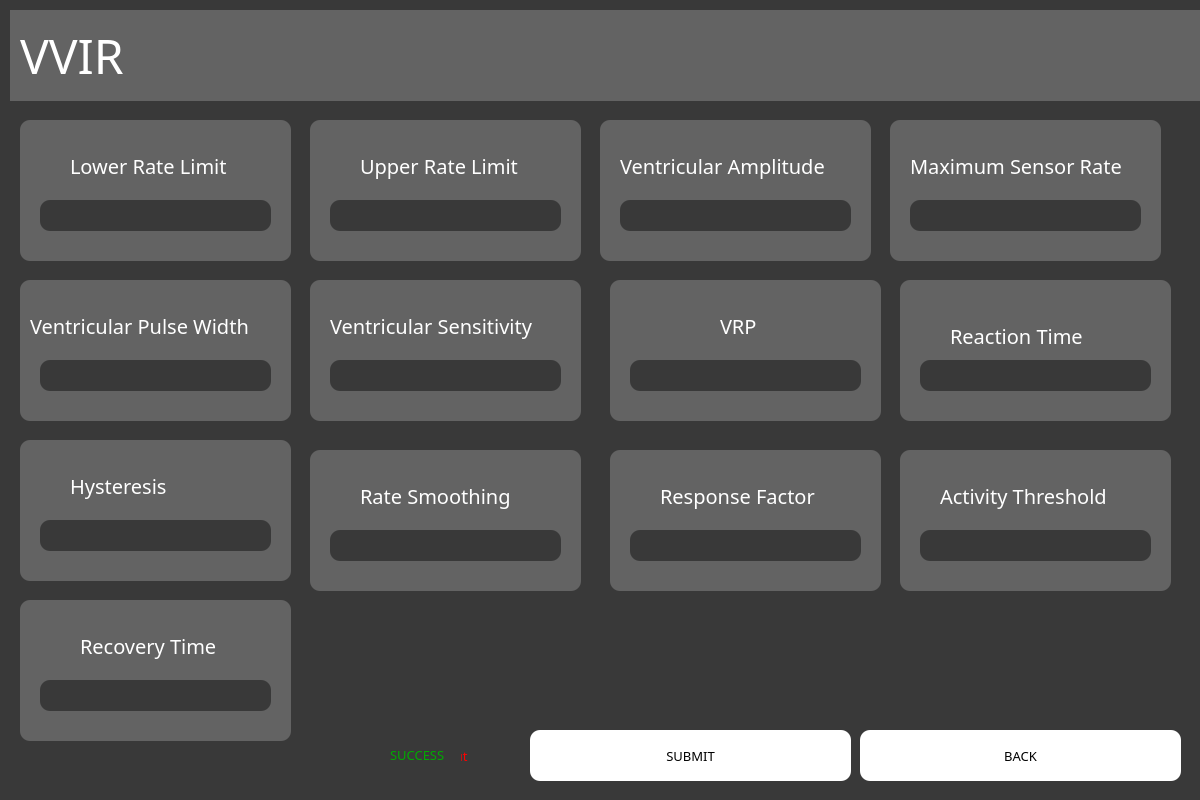
<?xml version="1.0" encoding="UTF-8"?>
<ui version="4.0">
 <class>Dialog</class>
 <widget class="QDialog" name="Dialog">
  <property name="geometry">
   <rect>
    <x>0</x>
    <y>0</y>
    <width>1200</width>
    <height>800</height>
   </rect>
  </property>
  <property name="minimumSize">
   <size>
    <width>1200</width>
    <height>800</height>
   </size>
  </property>
  <property name="maximumSize">
   <size>
    <width>1200</width>
    <height>800</height>
   </size>
  </property>
  <property name="windowTitle">
   <string>Dialog</string>
  </property>
  <property name="styleSheet">
   <string notr="true">background-color: rgb(57, 57, 57);</string>
  </property>
  <widget class="QGraphicsView" name="graphicsView_6">
   <property name="geometry">
    <rect>
     <x>20</x>
     <y>280</y>
     <width>271</width>
     <height>141</height>
    </rect>
   </property>
   <property name="styleSheet">
    <string notr="true">background-color: rgb(99, 99, 99);
border-radius: 10;</string>
   </property>
  </widget>
  <widget class="QGraphicsView" name="graphicsView_4">
   <property name="geometry">
    <rect>
     <x>20</x>
     <y>120</y>
     <width>271</width>
     <height>141</height>
    </rect>
   </property>
   <property name="styleSheet">
    <string notr="true">background-color: rgb(99, 99, 99);
border-radius: 10;</string>
   </property>
  </widget>
  <widget class="QLineEdit" name="VVIRVA">
   <property name="geometry">
    <rect>
     <x>620</x>
     <y>200</y>
     <width>231</width>
     <height>31</height>
    </rect>
   </property>
   <property name="styleSheet">
    <string notr="true">font-size: 12pt;
color: rgb(255, 255, 255);
border-radius: 10;
background-color: rgb(57, 57, 57)</string>
   </property>
   <property name="text">
    <string/>
   </property>
  </widget>
  <widget class="QGraphicsView" name="graphicsView_10">
   <property name="geometry">
    <rect>
     <x>20</x>
     <y>440</y>
     <width>271</width>
     <height>141</height>
    </rect>
   </property>
   <property name="styleSheet">
    <string notr="true">background-color: rgb(99, 99, 99);
border-radius: 10;</string>
   </property>
  </widget>
  <widget class="QLineEdit" name="VVIRPW">
   <property name="geometry">
    <rect>
     <x>40</x>
     <y>360</y>
     <width>231</width>
     <height>31</height>
    </rect>
   </property>
   <property name="styleSheet">
    <string notr="true">font-size: 12pt;
color: rgb(255, 255, 255);
border-radius: 10;
background-color: rgb(57, 57, 57)</string>
   </property>
   <property name="text">
    <string/>
   </property>
  </widget>
  <widget class="QGraphicsView" name="graphicsView_2">
   <property name="geometry">
    <rect>
     <x>10</x>
     <y>10</y>
     <width>1201</width>
     <height>91</height>
    </rect>
   </property>
   <property name="styleSheet">
    <string notr="true">background-color: rgb(99, 99, 99);
border: none;
</string>
   </property>
  </widget>
  <widget class="QLabel" name="label_2">
   <property name="geometry">
    <rect>
     <x>70</x>
     <y>150</y>
     <width>181</width>
     <height>31</height>
    </rect>
   </property>
   <property name="font">
    <font>
     <family>Franklin Gothic Book</family>
     <pointsize>15</pointsize>
    </font>
   </property>
   <property name="styleSheet">
    <string notr="true">color: rgb(255, 255, 255);
font-size: 15pt;
background-color: none;
</string>
   </property>
   <property name="text">
    <string>Lower Rate Limit</string>
   </property>
  </widget>
  <widget class="QLineEdit" name="VVIRHY">
   <property name="geometry">
    <rect>
     <x>40</x>
     <y>520</y>
     <width>231</width>
     <height>31</height>
    </rect>
   </property>
   <property name="styleSheet">
    <string notr="true">font-size: 12pt;
color: rgb(255, 255, 255);
border-radius: 10;
background-color: rgb(57, 57, 57)</string>
   </property>
   <property name="text">
    <string/>
   </property>
  </widget>
  <widget class="QLineEdit" name="VVIRVS">
   <property name="geometry">
    <rect>
     <x>330</x>
     <y>360</y>
     <width>231</width>
     <height>31</height>
    </rect>
   </property>
   <property name="styleSheet">
    <string notr="true">font-size: 12pt;
color: rgb(255, 255, 255);
border-radius: 10;
background-color: rgb(57, 57, 57)</string>
   </property>
   <property name="text">
    <string/>
   </property>
  </widget>
  <widget class="QGraphicsView" name="graphicsView_9">
   <property name="geometry">
    <rect>
     <x>610</x>
     <y>280</y>
     <width>271</width>
     <height>141</height>
    </rect>
   </property>
   <property name="styleSheet">
    <string notr="true">background-color: rgb(99, 99, 99);
border-radius: 10;</string>
   </property>
  </widget>
  <widget class="QLabel" name="label_10">
   <property name="geometry">
    <rect>
     <x>360</x>
     <y>480</y>
     <width>171</width>
     <height>31</height>
    </rect>
   </property>
   <property name="font">
    <font>
     <family>Franklin Gothic Book</family>
     <pointsize>15</pointsize>
    </font>
   </property>
   <property name="styleSheet">
    <string notr="true">color: rgb(255, 255, 255);
font-size: 15pt;
background-color: none;
</string>
   </property>
   <property name="text">
    <string>Rate Smoothing</string>
   </property>
  </widget>
  <widget class="QLineEdit" name="VVIRLRL">
   <property name="geometry">
    <rect>
     <x>40</x>
     <y>200</y>
     <width>231</width>
     <height>31</height>
    </rect>
   </property>
   <property name="styleSheet">
    <string notr="true">font-size: 12pt;
color: rgb(255, 255, 255);
border-radius: 10;
background-color: rgb(57, 57, 57)</string>
   </property>
   <property name="text">
    <string/>
   </property>
  </widget>
  <widget class="QPushButton" name="backbutton">
   <property name="geometry">
    <rect>
     <x>860</x>
     <y>730</y>
     <width>321</width>
     <height>51</height>
    </rect>
   </property>
   <property name="font">
    <font>
     <family>Franklin Gothic Book</family>
     <pointsize>10</pointsize>
    </font>
   </property>
   <property name="styleSheet">
    <string notr="true">background-color: rgb(255, 255, 255);
border-radius: 10;</string>
   </property>
   <property name="text">
    <string>BACK</string>
   </property>
  </widget>
  <widget class="QLabel" name="label_7">
   <property name="geometry">
    <rect>
     <x>720</x>
     <y>310</y>
     <width>51</width>
     <height>31</height>
    </rect>
   </property>
   <property name="font">
    <font>
     <family>Franklin Gothic Book</family>
     <pointsize>15</pointsize>
    </font>
   </property>
   <property name="styleSheet">
    <string notr="true">color: rgb(255, 255, 255);
font-size: 15pt;
background-color: none;
</string>
   </property>
   <property name="text">
    <string>VRP</string>
   </property>
  </widget>
  <widget class="QGraphicsView" name="graphicsView_5">
   <property name="geometry">
    <rect>
     <x>310</x>
     <y>120</y>
     <width>271</width>
     <height>141</height>
    </rect>
   </property>
   <property name="styleSheet">
    <string notr="true">background-color: rgb(99, 99, 99);
border-radius: 10;</string>
   </property>
  </widget>
  <widget class="QGraphicsView" name="graphicsView_8">
   <property name="geometry">
    <rect>
     <x>310</x>
     <y>280</y>
     <width>271</width>
     <height>141</height>
    </rect>
   </property>
   <property name="styleSheet">
    <string notr="true">background-color: rgb(99, 99, 99);
border-radius: 10;</string>
   </property>
  </widget>
  <widget class="QLabel" name="label_6">
   <property name="geometry">
    <rect>
     <x>330</x>
     <y>310</y>
     <width>231</width>
     <height>31</height>
    </rect>
   </property>
   <property name="font">
    <font>
     <family>Franklin Gothic Book</family>
     <pointsize>15</pointsize>
    </font>
   </property>
   <property name="styleSheet">
    <string notr="true">color: rgb(255, 255, 255);
font-size: 15pt;
background-color: none;
</string>
   </property>
   <property name="text">
    <string>Ventricular Sensitivity</string>
   </property>
  </widget>
  <widget class="QGraphicsView" name="graphicsView_11">
   <property name="geometry">
    <rect>
     <x>310</x>
     <y>450</y>
     <width>271</width>
     <height>141</height>
    </rect>
   </property>
   <property name="styleSheet">
    <string notr="true">background-color: rgb(99, 99, 99);
border-radius: 10;</string>
   </property>
  </widget>
  <widget class="QLabel" name="label_8">
   <property name="geometry">
    <rect>
     <x>70</x>
     <y>470</y>
     <width>191</width>
     <height>31</height>
    </rect>
   </property>
   <property name="font">
    <font>
     <family>Franklin Gothic Book</family>
     <pointsize>15</pointsize>
    </font>
   </property>
   <property name="styleSheet">
    <string notr="true">color: rgb(255, 255, 255);
font-size: 15pt;
background-color: none;
</string>
   </property>
   <property name="text">
    <string>Hysteresis</string>
   </property>
  </widget>
  <widget class="QLineEdit" name="VVIRRS">
   <property name="geometry">
    <rect>
     <x>330</x>
     <y>530</y>
     <width>231</width>
     <height>31</height>
    </rect>
   </property>
   <property name="styleSheet">
    <string notr="true">font-size: 12pt;
color: rgb(255, 255, 255);
border-radius: 10;
background-color: rgb(57, 57, 57)</string>
   </property>
   <property name="text">
    <string/>
   </property>
  </widget>
  <widget class="QLabel" name="label_3">
   <property name="geometry">
    <rect>
     <x>360</x>
     <y>150</y>
     <width>181</width>
     <height>31</height>
    </rect>
   </property>
   <property name="font">
    <font>
     <family>Franklin Gothic Book</family>
     <pointsize>15</pointsize>
    </font>
   </property>
   <property name="styleSheet">
    <string notr="true">color: rgb(255, 255, 255);
font-size: 15pt;
background-color: none;
</string>
   </property>
   <property name="text">
    <string>Upper Rate Limit</string>
   </property>
  </widget>
  <widget class="QLabel" name="label_5">
   <property name="geometry">
    <rect>
     <x>620</x>
     <y>150</y>
     <width>231</width>
     <height>31</height>
    </rect>
   </property>
   <property name="font">
    <font>
     <family>Franklin Gothic Book</family>
     <pointsize>15</pointsize>
    </font>
   </property>
   <property name="styleSheet">
    <string notr="true">color: rgb(255, 255, 255);
font-size: 15pt;
background-color: none;
</string>
   </property>
   <property name="text">
    <string>Ventricular Amplitude</string>
   </property>
  </widget>
  <widget class="QLineEdit" name="VVIRIVRP">
   <property name="geometry">
    <rect>
     <x>630</x>
     <y>360</y>
     <width>231</width>
     <height>31</height>
    </rect>
   </property>
   <property name="styleSheet">
    <string notr="true">font-size: 12pt;
color: rgb(255, 255, 255);
border-radius: 10;
background-color: rgb(57, 57, 57)</string>
   </property>
   <property name="text">
    <string/>
   </property>
  </widget>
  <widget class="QLabel" name="label_4">
   <property name="geometry">
    <rect>
     <x>30</x>
     <y>310</y>
     <width>251</width>
     <height>31</height>
    </rect>
   </property>
   <property name="font">
    <font>
     <family>Franklin Gothic Book</family>
     <pointsize>15</pointsize>
    </font>
   </property>
   <property name="styleSheet">
    <string notr="true">color: rgb(255, 255, 255);
font-size: 15pt;
background-color: none;
</string>
   </property>
   <property name="text">
    <string>Ventricular Pulse Width</string>
   </property>
  </widget>
  <widget class="QGraphicsView" name="graphicsView_7">
   <property name="geometry">
    <rect>
     <x>600</x>
     <y>120</y>
     <width>271</width>
     <height>141</height>
    </rect>
   </property>
   <property name="styleSheet">
    <string notr="true">background-color: rgb(99, 99, 99);
border-radius: 10;</string>
   </property>
  </widget>
  <widget class="QLabel" name="label">
   <property name="geometry">
    <rect>
     <x>20</x>
     <y>0</y>
     <width>501</width>
     <height>111</height>
    </rect>
   </property>
   <property name="font">
    <font>
     <family>Franklin Gothic Book</family>
     <pointsize>36</pointsize>
    </font>
   </property>
   <property name="layoutDirection">
    <enum>Qt::LeftToRight</enum>
   </property>
   <property name="styleSheet">
    <string notr="true">color: rgb(255, 255, 255);
background-color: none;</string>
   </property>
   <property name="text">
    <string>VVIR</string>
   </property>
  </widget>
  <widget class="QLineEdit" name="VVIRURL">
   <property name="geometry">
    <rect>
     <x>330</x>
     <y>200</y>
     <width>231</width>
     <height>31</height>
    </rect>
   </property>
   <property name="styleSheet">
    <string notr="true">font-size: 12pt;
color: rgb(255, 255, 255);
border-radius: 10;
background-color: rgb(57, 57, 57)</string>
   </property>
   <property name="text">
    <string/>
   </property>
  </widget>
  <widget class="QPushButton" name="VVIRsubmitbutton">
   <property name="geometry">
    <rect>
     <x>530</x>
     <y>730</y>
     <width>321</width>
     <height>51</height>
    </rect>
   </property>
   <property name="font">
    <font>
     <family>Franklin Gothic Book</family>
     <pointsize>10</pointsize>
    </font>
   </property>
   <property name="styleSheet">
    <string notr="true">background-color: rgb(255, 255, 255);
border-radius: 10;</string>
   </property>
   <property name="text">
    <string>SUBMIT</string>
   </property>
  </widget>
  <widget class="QLabel" name="INVALID">
   <property name="geometry">
    <rect>
     <x>390</x>
     <y>740</y>
     <width>101</width>
     <height>31</height>
    </rect>
   </property>
   <property name="font">
    <font>
     <family>Franklin Gothic Book</family>
     <pointsize>10</pointsize>
    </font>
   </property>
   <property name="styleSheet">
    <string notr="true">color:rgb(255, 0, 0)</string>
   </property>
   <property name="text">
    <string>Invalid Input</string>
   </property>
  </widget>
  <widget class="QLabel" name="SUCCESS">
   <property name="geometry">
    <rect>
     <x>390</x>
     <y>740</y>
     <width>71</width>
     <height>31</height>
    </rect>
   </property>
   <property name="font">
    <font>
     <family>Franklin Gothic Book</family>
     <pointsize>10</pointsize>
    </font>
   </property>
   <property name="styleSheet">
    <string notr="true">color:rgb(255, 0, 0)</string>
   </property>
   <property name="text">
    <string>&lt;html&gt;&lt;head/&gt;&lt;body&gt;&lt;p&gt;&lt;span style=&quot; color:#00aa00;&quot;&gt;SUCCESS&lt;/span&gt;&lt;/p&gt;&lt;/body&gt;&lt;/html&gt;</string>
   </property>
  </widget>
  <widget class="QLineEdit" name="VVIRMSR">
   <property name="geometry">
    <rect>
     <x>910</x>
     <y>200</y>
     <width>231</width>
     <height>31</height>
    </rect>
   </property>
   <property name="styleSheet">
    <string notr="true">font-size: 12pt;
color: rgb(255, 255, 255);
border-radius: 10;
background-color: rgb(57, 57, 57)</string>
   </property>
   <property name="text">
    <string/>
   </property>
  </widget>
  <widget class="QGraphicsView" name="graphicsView_13">
   <property name="geometry">
    <rect>
     <x>890</x>
     <y>120</y>
     <width>271</width>
     <height>141</height>
    </rect>
   </property>
   <property name="styleSheet">
    <string notr="true">background-color: rgb(99, 99, 99);
border-radius: 10;</string>
   </property>
  </widget>
  <widget class="QLabel" name="label_11">
   <property name="geometry">
    <rect>
     <x>910</x>
     <y>150</y>
     <width>241</width>
     <height>31</height>
    </rect>
   </property>
   <property name="font">
    <font>
     <family>Franklin Gothic Book</family>
     <pointsize>15</pointsize>
    </font>
   </property>
   <property name="styleSheet">
    <string notr="true">color: rgb(255, 255, 255);
font-size: 15pt;
background-color: none;
</string>
   </property>
   <property name="text">
    <string>Maximum Sensor Rate</string>
   </property>
  </widget>
  <widget class="QLineEdit" name="ACTIVEVVIR">
   <property name="geometry">
    <rect>
     <x>920</x>
     <y>530</y>
     <width>231</width>
     <height>31</height>
    </rect>
   </property>
   <property name="styleSheet">
    <string notr="true">font-size: 12pt;
color: rgb(255, 255, 255);
border-radius: 10;
background-color: rgb(57, 57, 57)</string>
   </property>
   <property name="text">
    <string/>
   </property>
  </widget>
  <widget class="QGraphicsView" name="graphicsView_17">
   <property name="geometry">
    <rect>
     <x>900</x>
     <y>450</y>
     <width>271</width>
     <height>141</height>
    </rect>
   </property>
   <property name="styleSheet">
    <string notr="true">background-color: rgb(99, 99, 99);
border-radius: 10;</string>
   </property>
  </widget>
  <widget class="QLabel" name="label_15">
   <property name="geometry">
    <rect>
     <x>940</x>
     <y>470</y>
     <width>191</width>
     <height>51</height>
    </rect>
   </property>
   <property name="font">
    <font>
     <family>Franklin Gothic Book</family>
     <pointsize>15</pointsize>
    </font>
   </property>
   <property name="styleSheet">
    <string notr="true">color: rgb(255, 255, 255);
font-size: 15pt;
background-color: none;
text-align: center;
</string>
   </property>
   <property name="text">
    <string>Activity Threshold</string>
   </property>
  </widget>
  <widget class="QGraphicsView" name="graphicsView_16">
   <property name="geometry">
    <rect>
     <x>900</x>
     <y>280</y>
     <width>271</width>
     <height>141</height>
    </rect>
   </property>
   <property name="styleSheet">
    <string notr="true">background-color: rgb(99, 99, 99);
border-radius: 10;</string>
   </property>
  </widget>
  <widget class="QLabel" name="label_12">
   <property name="geometry">
    <rect>
     <x>950</x>
     <y>310</y>
     <width>161</width>
     <height>51</height>
    </rect>
   </property>
   <property name="font">
    <font>
     <family>Franklin Gothic Book</family>
     <pointsize>15</pointsize>
    </font>
   </property>
   <property name="styleSheet">
    <string notr="true">color: rgb(255, 255, 255);
font-size: 15pt;
background-color: none;
text-align: center;
</string>
   </property>
   <property name="text">
    <string>Reaction Time</string>
   </property>
  </widget>
  <widget class="QLineEdit" name="VVIRReactTime">
   <property name="geometry">
    <rect>
     <x>920</x>
     <y>360</y>
     <width>231</width>
     <height>31</height>
    </rect>
   </property>
   <property name="styleSheet">
    <string notr="true">font-size: 12pt;
color: rgb(255, 255, 255);
border-radius: 10;
background-color: rgb(57, 57, 57)</string>
   </property>
   <property name="text">
    <string/>
   </property>
  </widget>
  <widget class="QLineEdit" name="RespFactVVIR">
   <property name="geometry">
    <rect>
     <x>630</x>
     <y>530</y>
     <width>231</width>
     <height>31</height>
    </rect>
   </property>
   <property name="styleSheet">
    <string notr="true">font-size: 12pt;
color: rgb(255, 255, 255);
border-radius: 10;
background-color: rgb(57, 57, 57)</string>
   </property>
   <property name="text">
    <string/>
   </property>
  </widget>
  <widget class="QGraphicsView" name="graphicsView_15">
   <property name="geometry">
    <rect>
     <x>610</x>
     <y>450</y>
     <width>271</width>
     <height>141</height>
    </rect>
   </property>
   <property name="styleSheet">
    <string notr="true">background-color: rgb(99, 99, 99);
border-radius: 10;</string>
   </property>
  </widget>
  <widget class="QLabel" name="label_13">
   <property name="geometry">
    <rect>
     <x>660</x>
     <y>470</y>
     <width>181</width>
     <height>51</height>
    </rect>
   </property>
   <property name="font">
    <font>
     <family>Franklin Gothic Book</family>
     <pointsize>15</pointsize>
    </font>
   </property>
   <property name="styleSheet">
    <string notr="true">color: rgb(255, 255, 255);
font-size: 15pt;
background-color: none;
text-align: center;
</string>
   </property>
   <property name="text">
    <string>Response Factor</string>
   </property>
  </widget>
  <widget class="QLabel" name="label_14">
   <property name="geometry">
    <rect>
     <x>80</x>
     <y>620</y>
     <width>161</width>
     <height>51</height>
    </rect>
   </property>
   <property name="font">
    <font>
     <family>Franklin Gothic Book</family>
     <pointsize>15</pointsize>
    </font>
   </property>
   <property name="styleSheet">
    <string notr="true">color: rgb(255, 255, 255);
font-size: 15pt;
background-color: none;
text-align: center;
</string>
   </property>
   <property name="text">
    <string>Recovery Time</string>
   </property>
  </widget>
  <widget class="QGraphicsView" name="graphicsView_14">
   <property name="geometry">
    <rect>
     <x>20</x>
     <y>600</y>
     <width>271</width>
     <height>141</height>
    </rect>
   </property>
   <property name="styleSheet">
    <string notr="true">background-color: rgb(99, 99, 99);
border-radius: 10;</string>
   </property>
  </widget>
  <widget class="QLineEdit" name="RecovTimeVVIR">
   <property name="geometry">
    <rect>
     <x>40</x>
     <y>680</y>
     <width>231</width>
     <height>31</height>
    </rect>
   </property>
   <property name="styleSheet">
    <string notr="true">font-size: 12pt;
color: rgb(255, 255, 255);
border-radius: 10;
background-color: rgb(57, 57, 57)</string>
   </property>
   <property name="text">
    <string/>
   </property>
  </widget>
  <zorder>graphicsView_14</zorder>
  <zorder>graphicsView_15</zorder>
  <zorder>graphicsView_17</zorder>
  <zorder>graphicsView_13</zorder>
  <zorder>graphicsView_8</zorder>
  <zorder>graphicsView_7</zorder>
  <zorder>graphicsView_11</zorder>
  <zorder>graphicsView_6</zorder>
  <zorder>graphicsView_4</zorder>
  <zorder>VVIRVA</zorder>
  <zorder>graphicsView_10</zorder>
  <zorder>VVIRPW</zorder>
  <zorder>graphicsView_2</zorder>
  <zorder>label_2</zorder>
  <zorder>VVIRHY</zorder>
  <zorder>VVIRVS</zorder>
  <zorder>graphicsView_9</zorder>
  <zorder>label_10</zorder>
  <zorder>VVIRLRL</zorder>
  <zorder>backbutton</zorder>
  <zorder>label_7</zorder>
  <zorder>graphicsView_5</zorder>
  <zorder>label_6</zorder>
  <zorder>label_8</zorder>
  <zorder>VVIRRS</zorder>
  <zorder>label_3</zorder>
  <zorder>label_5</zorder>
  <zorder>VVIRIVRP</zorder>
  <zorder>label_4</zorder>
  <zorder>label</zorder>
  <zorder>VVIRURL</zorder>
  <zorder>VVIRsubmitbutton</zorder>
  <zorder>INVALID</zorder>
  <zorder>SUCCESS</zorder>
  <zorder>VVIRMSR</zorder>
  <zorder>label_11</zorder>
  <zorder>ACTIVEVVIR</zorder>
  <zorder>label_15</zorder>
  <zorder>graphicsView_16</zorder>
  <zorder>label_12</zorder>
  <zorder>VVIRReactTime</zorder>
  <zorder>RespFactVVIR</zorder>
  <zorder>label_13</zorder>
  <zorder>label_14</zorder>
  <zorder>RecovTimeVVIR</zorder>
 </widget>
 <resources/>
 <connections/>
</ui>
